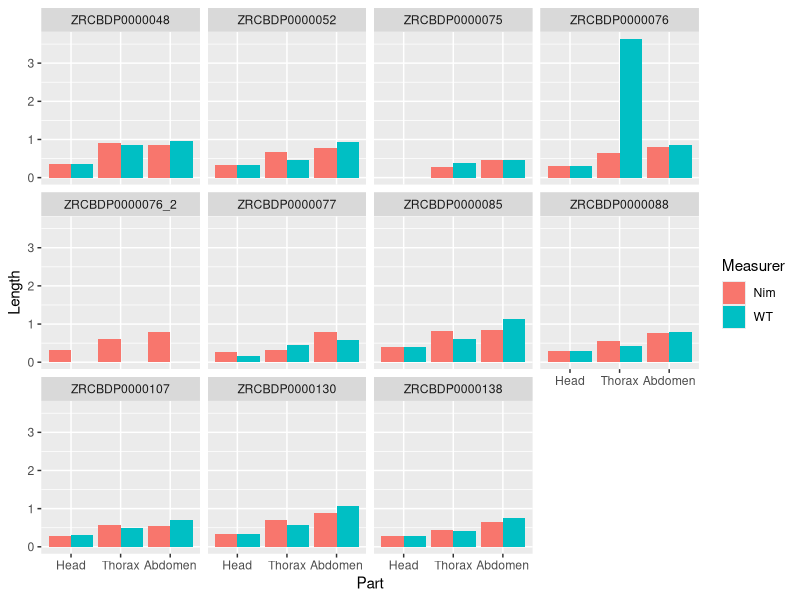
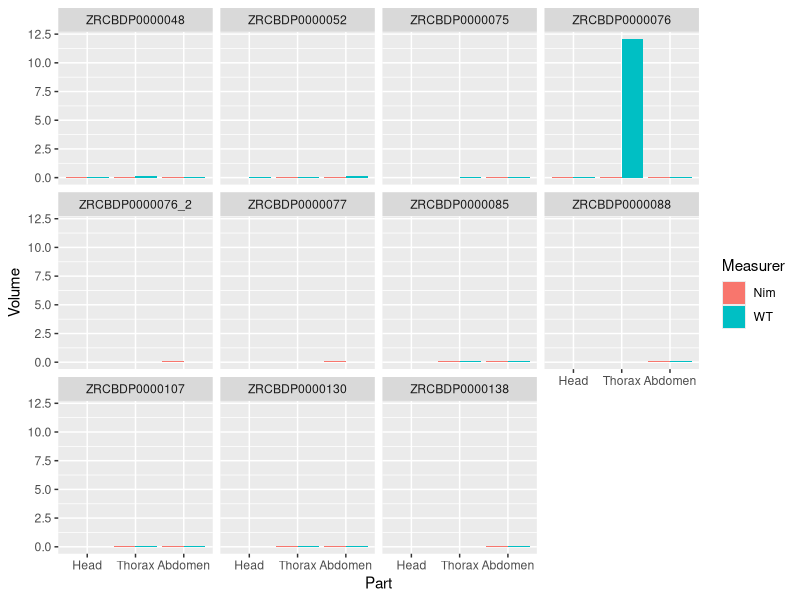
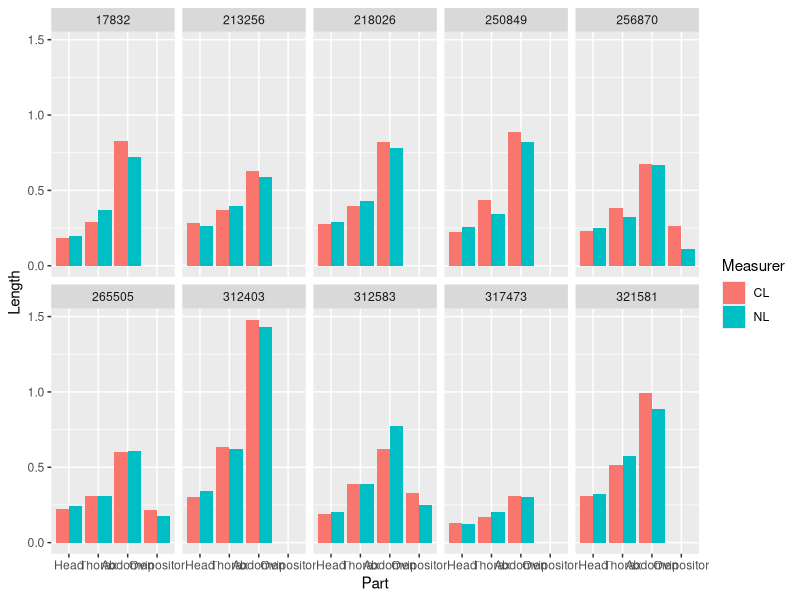
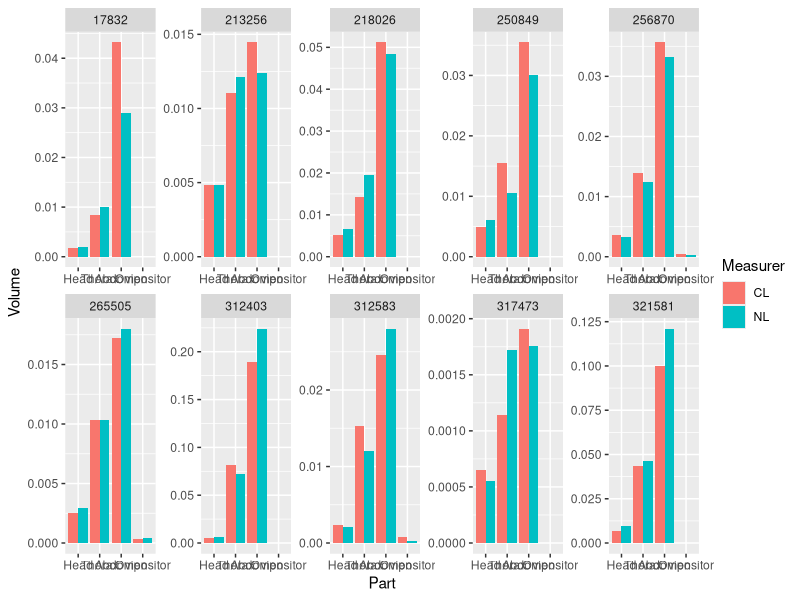
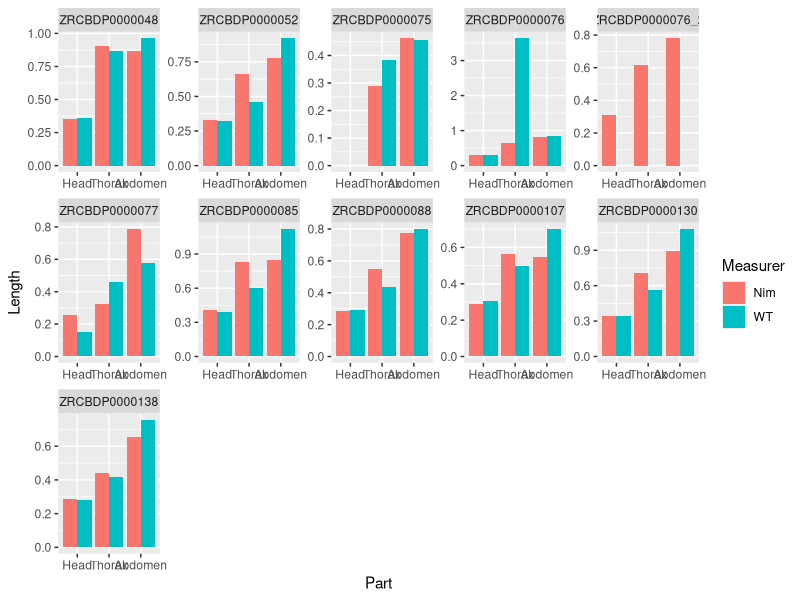
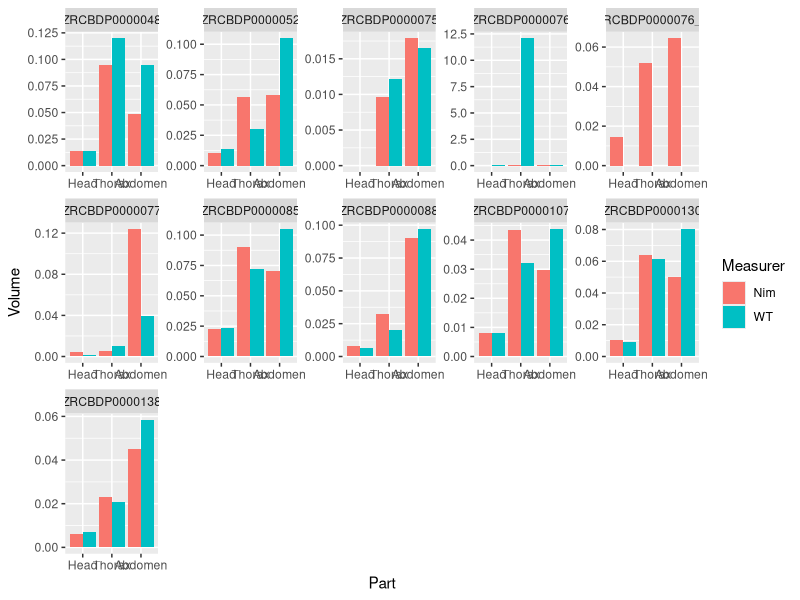
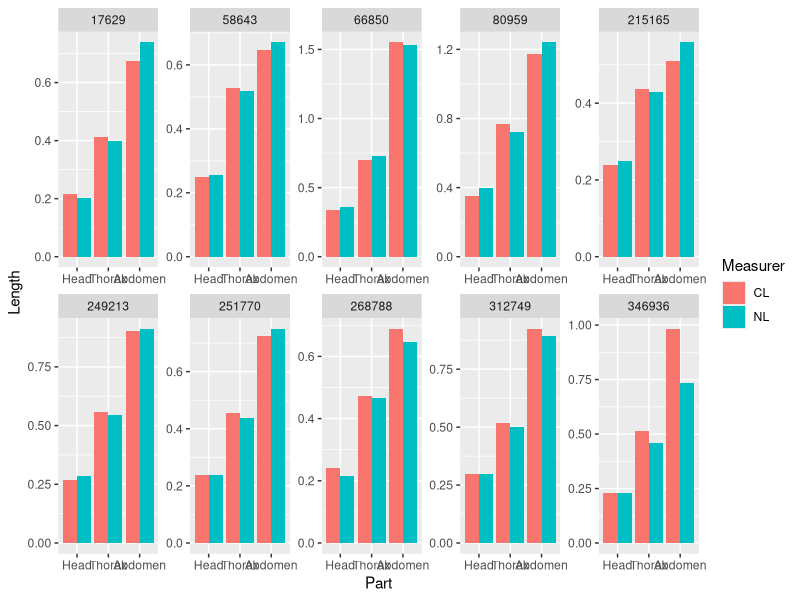
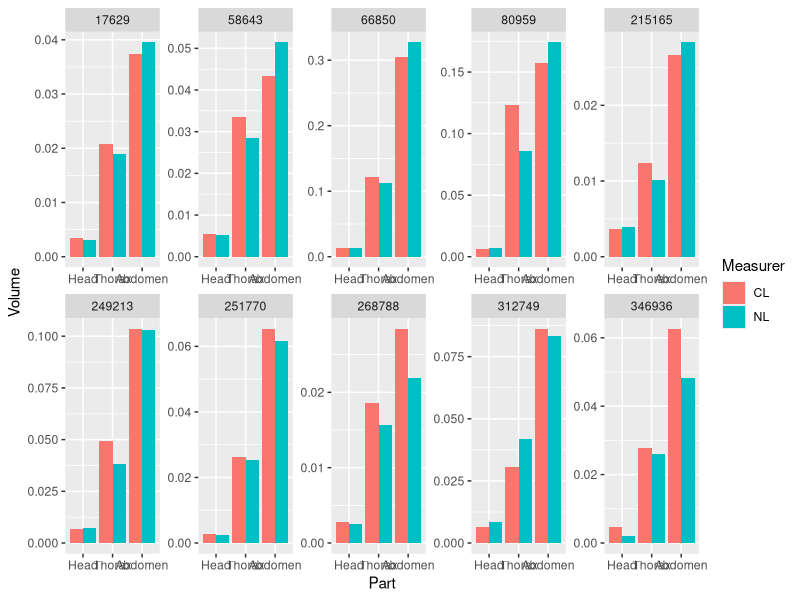

Recreate these plots in R, in order.
getwd()

#Load libraries
library(ggplot2)
library(stringr)

#In the following sections, I want to see if there is difference in body part sizes (length/vol) between measurers.
#I will just be plotting some graphs for a quick visualisation.

################
#phorid comparison
data_phorid <- read.csv("phorid_data.csv")
part_order<-c("Head","Thorax","Abdomen")
p_len<-ggplot(data=data_phorid, aes(x=Part, y=Length, fill=Measurer)) +
  geom_bar(stat="identity",position="dodge")+
  facet_wrap(~ZRC)+
  theme_gray()+ scale_x_discrete(limits = part_order)
p_len


p_vol<-ggplot(data=data_phorid, aes(x=Part, y=Volume, fill=Measurer)) +
  geom_bar(stat="identity",position="dodge")+
  facet_wrap(~ZRC)+
  theme_gray()+ scale_x_discrete(limits = part_order)
p_vol

################
#cecid compairson
data_cecid <- read.csv("cecid_data.csv")

part_order_cecid<-c("Head","Thorax","Abdomen","Ovipositor")
p_len_cecid<-ggplot(data=data_cecid, aes(x=Part, y=Length, fill=Measurer)) +
  geom_bar(stat="identity",position="dodge")+
  facet_wrap(~ZRC, ncol = 5)+
  theme_gray()+ scale_x_discrete(limits = part_order_cecid)
p_len_cecid


p_vol_cecid<-ggplot(data=data_cecid, aes(x=Part, y=Volume, fill=Measurer)) +
  geom_bar(stat="identity",position="dodge")+
  facet_wrap(~ZRC, ncol = 5,scales = "free")+
  theme_gray()+ scale_x_discrete(limits = part_order_cecid)
p_vol_cecid

################
#chiro comprison
data_chiro <- read.csv("chiro_data.csv")
data_chiro <- data_chiro[c(1:5)]

part_order_chiro<-c("Head","Thorax","Abdomen")
p_len_chiro<-ggplot(data=data_chiro, aes(x=Part, y=Length, fill=Measurer)) +
  geom_bar(stat="identity",position="dodge")+
  facet_wrap(~ZRC, ncol = 5, scales="free")+
  theme_gray()+ scale_x_discrete(limits = part_order_chiro)
p_len_chiro


p_vol_chiro<-ggplot(data=data_chiro, aes(x=Part, y=Volume, fill=Measurer)) +
  geom_bar(stat="identity",position="dodge")+
  facet_wrap(~ZRC, ncol = 5,scales = "free")+
  theme_gray()+ scale_x_discrete(limits = part_order_chiro)
p_vol_chiro

data_chiro

################
#pyscho comprison
data_psycho <- read.csv("psycho_data.csv")

part_order_psycho<-c("Head","Thorax","Abdomen")
p_len_psycho<-ggplot(data=data_psycho, aes(x=Part, y=Length, fill=Measurer)) +
  geom_bar(stat="identity",position="dodge")+
  facet_wrap(~ZRC, ncol = 5, scales="free")+
  theme_gray()+ scale_x_discrete(limits = part_order_psycho)
p_len_psycho


p_vol_psycho<-ggplot(data=data_psycho, aes(x=Part, y=Volume, fill=Measurer)) +
  geom_bar(stat="identity",position="dodge")+
  facet_wrap(~ZRC, ncol = 5,scales = "free")+
  theme_gray()+ scale_x_discrete(limits = part_order_psycho)
p_vol_psycho


################
#All together

#Add taxa to the DFs
data_phorid$taxa<-rep("phorid",nrow(data_phorid))
data_cecid$taxa<-rep("cecid",nrow(data_cecid))
data_chiro$taxa<-rep("chiro",nrow(data_chiro))
data_psycho$taxa<-rep("psycho",nrow(data_psycho))

#Row bind the DFs to analyse them together.
combined_df<-rbind(data_cecid,data_phorid,data_chiro, data_psycho)

#simple, nonsense regression?
m1<-lm(Volume~Length, data=combined_df)
summary(m1)

m2<-lm(Volume~Length+taxa, data=combined_df)
summary(m2)

aov1<-aov(Volume~taxa+ Measurer, data=combined_df)
summary(aov1)
aovplot<-ggplot(data=combined_df, aes(x=Measurer, y = Volume, fill= Measurer))+
  geom_boxplot()
aovplot
#One big outlier. Try to remove it

#remove outlier
plot(aov1) #104 is clearly the outlier
combined_df2<-combined_df[-104,]
combined_df2<-combined_df2[!combined_df$Part=="Full",] #cuts off summed length/vol
aovplot2<-ggplot(data=combined_df2, aes(x=Measurer, y = Volume, fill= Measurer))+
  geom_boxplot()+
  facet_wrap(~taxa+Part, scales="free")
aovplot2   #cuts off some parts haha

#Ok, add some random models guys.
m3<-lm(Volume~Length, data=combined_df2)
summary(m3)
